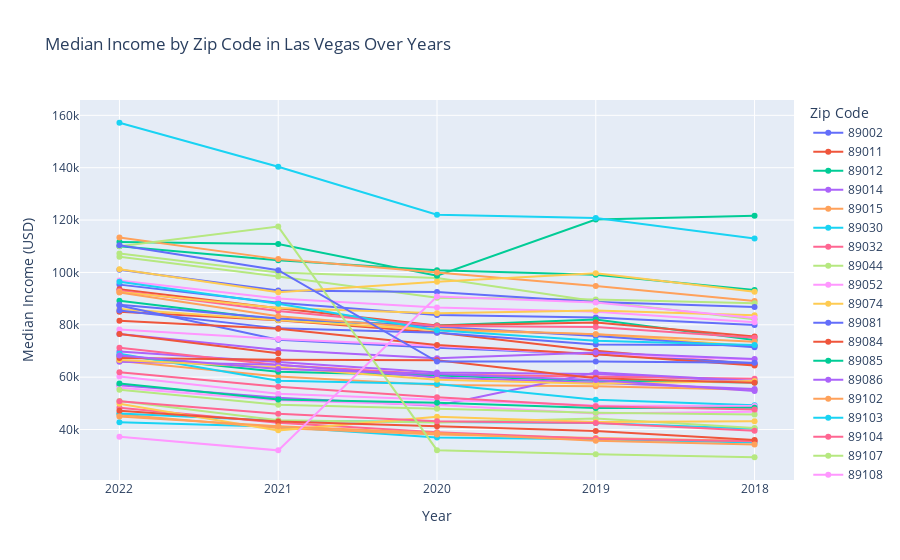

The notebook cell saved with this chart:
### Code cell
latest_long_df = pd.melt(latest_data, id_vars=['Zip Code'], var_name='Year', value_name='Median Income')

latest_long_df['Year'] = latest_long_df['Year'].str.extract('(\d{4})')

latest_long_df['Median Income'] = pd.to_numeric(latest_long_df['Median Income'].str.replace(',', ''), errors='coerce')

fig_latest = px.line(latest_long_df, x='Year', y='Median Income', color='Zip Code',
                     title='Median Income by Zip Code in Las Vegas Over Years',
                     labels={'Median Income': 'Median Income (USD)', 'Year': 'Year'},
                     markers=True)

fig_latest.update_layout(xaxis_title='Year',
                         yaxis_title='Median Income (USD)',
                         legend_title='Zip Code')

fig_latest.show()

### Figure 1 — Plotly figure (JSON) as saved in the notebook; plotly's stock layout.template omitted (floating-point values rounded to 4 significant figures)
{"data": [{"hovertemplate": "Zip Code=89002<br>Year=%{x}<br>Median Income (USD)=%{y}<extra></extra>", "legendgroup": "89002", "line": {"color": "#636efa", "dash": "solid"}, "marker": {"symbol": "circle"}, "mode": "markers+lines", "name": "89002", "orientation": "v", "showlegend": true, "type": "scatter", "x": ["2022", "2021", "2020", "2019", "2018"], "xaxis": "x", "y": [95346, 88425, 83700, 82778, 79966], "yaxis": "y"}, {"hovertemplate": "Zip Code=89011<br>Year=%{x}<br>Median Income (USD)=%{y}<extra></extra>", "legendgroup": "89011", "line": {"color": "#EF553B", "dash": "solid"}, "marker": {"symbol": "circle"}, "mode": "markers+lines", "name": "89011", "orientation": "v", "showlegend": true, "type": "scatter", "x": ["2022", "2021", "2020", "2019", "2018"], "xaxis": "x", "y": [85009, 81736, 77100, 70129, 64981], "yaxis": "y"}, {"hovertemplate": "Zip Code=89012<br>Year=%{x}<br>Median Income (USD)=%{y}<extra></extra>", "legendgroup": "89012", "line": {"color": "#00cc96", "dash": "solid"}, "marker": {"symbol": "circle"}, "mode": "markers+lines", "name": "89012", "orientation": "v", "showlegend": true, "type": "scatter", "x": ["2022", "2021", "2020", "2019", "2018"], "xaxis": "x", "y": [89177, 81896, 79727, 81992, 74170], "yaxis": "y"}, {"hovertemplate": "Zip Code=89014<br>Year=%{x}<br>Median Income (USD)=%{y}<extra></extra>", "legendgroup": "89014", "line": {"color": "#ab63fa", "dash": "solid"}, "marker": {"symbol": "circle"}, "mode": "markers+lines", "name": "89014", "orientation": "v", "showlegend": true, "type": "scatter", "x": ["2022", "2021", "2020", "2019", "2018"], "xaxis": "x", "y": [69848, 65719, 61752, 61194, 58369], "yaxis": "y"}, {"hovertemplate": "Zip Code=89015<br>Year=%{x}<br>Median Income (USD)=%{y}<extra></extra>", "legendgroup": "89015", "line": {"color": "#FFA15A", "dash": "solid"}, "marker": {"symbol": "circle"}, "mode": "markers+lines", "name": "89015", "orientation": "v", "showlegend": true, "type": "scatter", "x": ["2022", "2021", "2020", "2019", "2018"], "xaxis": "x", "y": [66195, 60301, 57049, 56569, 55164], "yaxis": "y"}, {"hovertemplate": "Zip Code=89030<br>Year=%{x}<br>Median Income (USD)=%{y}<extra></extra>", "legendgroup": "89030", "line": {"color": "#19d3f3", "dash": "solid"}, "marker": {"symbol": "circle"}, "mode": "markers+lines", "name": "89030", "orientation": "v", "showlegend": true, "type": "scatter", "x": ["2022", "2021", "2020", "2019", "2018"], "xaxis": "x", "y": [42794, 41049, 36993, 36275, 35028], "yaxis": "y"}, {"hovertemplate": "Zip Code=89032<br>Year=%{x}<br>Median Income (USD)=%{y}<extra></extra>", "legendgroup": "89032", "line": {"color": "#FF6692", "dash": "solid"}, "marker": {"symbol": "circle"}, "mode": "markers+lines", "name": "89032", "orientation": "v", "showlegend": true, "type": "scatter", "x": ["2022", "2021", "2020", "2019", "2018"], "xaxis": "x", "y": [71262, 64659, 60995, 60294, 59427], "yaxis": "y"}, {"hovertemplate": "Zip Code=89044<br>Year=%{x}<br>Median Income (USD)=%{y}<extra></extra>", "legendgroup": "89044", "line": {"color": "#B6E880", "dash": "solid"}, "marker": {"symbol": "circle"}, "mode": "markers+lines", "name": "89044", "orientation": "v", "showlegend": true, "type": "scatter", "x": ["2022", "2021", "2020", "2019", "2018"], "xaxis": "x", "y": [107255, 99987, 97917, 89012, 82144], "yaxis": "y"}, {"hovertemplate": "Zip Code=89052<br>Year=%{x}<br>Median Income (USD)=%{y}<extra></extra>", "legendgroup": "89052", "line": {"color": "#FF97FF", "dash": "solid"}, "marker": {"symbol": "circle"}, "mode": "markers+lines", "name": "89052", "orientation": "v", "showlegend": true, "type": "scatter", "x": ["2022", "2021", "2020", "2019", "2018"], "xaxis": "x", "y": [96944, 90064, 86589, 85021, 80984], "yaxis": "y"}, {"hovertemplate": "Zip Code=89074<br>Year=%{x}<br>Median Income (USD)=%{y}<extra></extra>", "legendgroup": "89074", "line": {"color": "#FECB52", "dash": "solid"}, "marker": {"symbol": "circle"}, "mode": "markers+lines", "name": "89074", "orientation": "v", "showlegend": true, "type": "scatter", "x": ["2022", "2021", "2020", "2019", "2018"], "xaxis": "x", "y": [86015, 81799, 77935, 76422, 71805], "yaxis": "y"}, {"hovertemplate": "Zip Code=89081<br>Year=%{x}<br>Median Income (USD)=%{y}<extra></extra>", "legendgroup": "89081", "line": {"color": "#636efa", "dash": "solid"}, "marker": {"symbol": "circle"}, "mode": "markers+lines", "name": "89081", "orientation": "v", "showlegend": true, "type": "scatter", "x": ["2022", "2021", "2020", "2019", "2018"], "xaxis": "x", "y": [87378, 74297, 71206, 68787, 65322], "yaxis": "y"}, {"hovertemplate": "Zip Code=89084<br>Year=%{x}<br>Median Income (USD)=%{y}<extra></extra>", "legendgroup": "89084", "line": {"color": "#EF553B", "dash": "solid"}, "marker": {"symbol": "circle"}, "mode": "markers+lines", "name": "89084", "orientation": "v", "showlegend": true, "type": "scatter", "x": ["2022", "2021", "2020", "2019", "2018"], "xaxis": "x", "y": [93575, 86311, 79766, 80921, 75571], "yaxis": "y"}, {"hovertemplate": "Zip Code=89085<br>Year=%{x}<br>Median Income (USD)=%{y}<extra></extra>", "legendgroup": "89085", "line": {"color": "#00cc96", "dash": "solid"}, "marker": {"symbol": "circle"}, "mode": "markers+lines", "name": "89085", "orientation": "v", "showlegend": true, "type": "scatter", "x": ["2022", "2021", "2020", "2019", "2018"], "xaxis": "x", "y": [111577, 110863, 98713, 120194, 121609], "yaxis": "y"}, {"hovertemplate": "Zip Code=89086<br>Year=%{x}<br>Median Income (USD)=%{y}<extra></extra>", "legendgroup": "89086", "line": {"color": "#ab63fa", "dash": "solid"}, "marker": {"symbol": "circle"}, "mode": "markers+lines", "name": "89086", "orientation": "v", "showlegend": true, "type": "scatter", "x": ["2022", "2021", "2020", "2019", "2018"], "xaxis": "x", "y": [56927, 52103, 49046, 61741, 58577], "yaxis": "y"}, {"hovertemplate": "Zip Code=89102<br>Year=%{x}<br>Median Income (USD)=%{y}<extra></extra>", "legendgroup": "89102", "line": {"color": "#FFA15A", "dash": "solid"}, "marker": {"symbol": "circle"}, "mode": "markers+lines", "name": "89102", "orientation": "v", "showlegend": true, "type": "scatter", "x": ["2022", "2021", "2020", "2019", "2018"], "xaxis": "x", "y": [45724, 40565, 38122, 36729, 35627], "yaxis": "y"}, {"hovertemplate": "Zip Code=89103<br>Year=%{x}<br>Median Income (USD)=%{y}<extra></extra>", "legendgroup": "89103", "line": {"color": "#19d3f3", "dash": "solid"}, "marker": {"symbol": "circle"}, "mode": "markers+lines", "name": "89103", "orientation": "v", "showlegend": true, "type": "scatter", "x": ["2022", "2021", "2020", "2019", "2018"], "xaxis": "x", "y": [46139, 43401, 42833, 42537, 40261], "yaxis": "y"}, {"hovertemplate": "Zip Code=89104<br>Year=%{x}<br>Median Income (USD)=%{y}<extra></extra>", "legendgroup": "89104", "line": {"color": "#FF6692", "dash": "solid"}, "marker": {"symbol": "circle"}, "mode": "markers+lines", "name": "89104", "orientation": "v", "showlegend": true, "type": "scatter", "x": ["2022", "2021", "2020", "2019", "2018"], "xaxis": "x", "y": [48355, 42583, 38939, 36448, 35484], "yaxis": "y"}, {"hovertemplate": "Zip Code=89107<br>Year=%{x}<br>Median Income (USD)=%{y}<extra></extra>", "legendgroup": "89107", "line": {"color": "#B6E880", "dash": "solid"}, "marker": {"symbol": "circle"}, "mode": "markers+lines", "name": "89107", "orientation": "v", "showlegend": true, "type": "scatter", "x": ["2022", "2021", "2020", "2019", "2018"], "xaxis": "x", "y": [50876, 43569, 42728, 44234, 40605], "yaxis": "y"}, {"hovertemplate": "Zip Code=89108<br>Year=%{x}<br>Median Income (USD)=%{y}<extra></extra>", "legendgroup": "89108", "line": {"color": "#FF97FF", "dash": "solid"}, "marker": {"symbol": "circle"}, "mode": "markers+lines", "name": "89108", "orientation": "v", "showlegend": true, "type": "scatter", "x": ["2022", "2021", "2020", "2019", "2018"], "xaxis": "x", "y": [55935, 51161, 49351, 46165, 46759], "yaxis": "y"}, {"hovertemplate": "Zip Code=89109<br>Year=%{x}<br>Median Income (USD)=%{y}<extra></extra>", "legendgroup": "89109", "line": {"color": "#FECB52", "dash": "solid"}, "marker": {"symbol": "circle"}, "mode": "markers+lines", "name": "89109", "orientation": "v", "showlegend": true, "type": "scatter", "x": ["2022", "2021", "2020", "2019", "2018"], "xaxis": "x", "y": [49818, 39680, 44890, 42837, 43206], "yaxis": "y"}, {"hovertemplate": "Zip Code=89113<br>Year=%{x}<br>Median Income (USD)=%{y}<extra></extra>", "legendgroup": "89113", "line": {"color": "#636efa", "dash": "solid"}, "marker": {"symbol": "circle"}, "mode": "markers+lines", "name": "89113", "orientation": "v", "showlegend": true, "type": "scatter", "x": ["2022", "2021", "2020", "2019", "2018"], "xaxis": "x", "y": [85504, 78636, 76961, 72479, 72212], "yaxis": "y"}, {"hovertemplate": "Zip Code=89115<br>Year=%{x}<br>Median Income (USD)=%{y}<extra></extra>", "legendgroup": "89115", "line": {"color": "#EF553B", "dash": "solid"}, "marker": {"symbol": "circle"}, "mode": "markers+lines", "name": "89115", "orientation": "v", "showlegend": true, "type": "scatter", "x": ["2022", "2021", "2020", "2019", "2018"], "xaxis": "x", "y": [47189, 43114, 41268, 39412, 36050], "yaxis": "y"}, {"hovertemplate": "Zip Code=89117<br>Year=%{x}<br>Median Income (USD)=%{y}<extra></extra>", "legendgroup": "89117", "line": {"color": "#00cc96", "dash": "solid"}, "marker": {"symbol": "circle"}, "mode": "markers+lines", "name": "89117", "orientation": "v", "showlegend": true, "type": "scatter", "x": ["2022", "2021", "2020", "2019", "2018"], "xaxis": "x", "y": [68206, 62059, 60637, 58608, 57954], "yaxis": "y"}, {"hovertemplate": "Zip Code=89118<br>Year=%{x}<br>Median Income (USD)=%{y}<extra></extra>", "legendgroup": "89118", "line": {"color": "#ab63fa", "dash": "solid"}, "marker": {"symbol": "circle"}, "mode": "markers+lines", "name": "89118", "orientation": "v", "showlegend": true, "type": "scatter", "x": ["2022", "2021", "2020", "2019", "2018"], "xaxis": "x", "y": [65929, 64779, 59911, 57859, 55444], "yaxis": "y"}, {"hovertemplate": "Zip Code=89119<br>Year=%{x}<br>Median Income (USD)=%{y}<extra></extra>", "legendgroup": "89119", "line": {"color": "#FFA15A", "dash": "solid"}, "marker": {"symbol": "circle"}, "mode": "markers+lines", "name": "89119", "orientation": "v", "showlegend": true, "type": "scatter", "x": ["2022", "2021", "2020", "2019", "2018"], "xaxis": "x", "y": [44939, 41298, 38659, 35705, 34312], "yaxis": "y"}, {"hovertemplate": "Zip Code=89120<br>Year=%{x}<br>Median Income (USD)=%{y}<extra></extra>", "legendgroup": "89120", "line": {"color": "#19d3f3", "dash": "solid"}, "marker": {"symbol": "circle"}, "mode": "markers+lines", "name": "89120", "orientation": "v", "showlegend": true, "type": "scatter", "x": ["2022", "2021", "2020", "2019", "2018"], "xaxis": "x", "y": [68934, 58675, 57365, 51347, 49267], "yaxis": "y"}, {"hovertemplate": "Zip Code=89121<br>Year=%{x}<br>Median Income (USD)=%{y}<extra></extra>", "legendgroup": "89121", "line": {"color": "#FF6692", "dash": "solid"}, "marker": {"symbol": "circle"}, "mode": "markers+lines", "name": "89121", "orientation": "v", "showlegend": true, "type": "scatter", "x": ["2022", "2021", "2020", "2019", "2018"], "xaxis": "x", "y": [50757, 46004, 43160, 42530, 39528], "yaxis": "y"}, {"hovertemplate": "Zip Code=89122<br>Year=%{x}<br>Median Income (USD)=%{y}<extra></extra>", "legendgroup": "89122", "line": {"color": "#B6E880", "dash": "solid"}, "marker": {"symbol": "circle"}, "mode": "markers+lines", "name": "89122", "orientation": "v", "showlegend": true, "type": "scatter", "x": ["2022", "2021", "2020", "2019", "2018"], "xaxis": "x", "y": [55216, 49463, 47950, 46448, 45708], "yaxis": "y"}, {"hovertemplate": "Zip Code=89123<br>Year=%{x}<br>Median Income (USD)=%{y}<extra></extra>", "legendgroup": "89123", "line": {"color": "#FF97FF", "dash": "solid"}, "marker": {"symbol": "circle"}, "mode": "markers+lines", "name": "89123", "orientation": "v", "showlegend": true, "type": "scatter", "x": ["2022", "2021", "2020", "2019", "2018"], "xaxis": "x", "y": [78195, 74538, 71905, 68691, 66710], "yaxis": "y"}, {"hovertemplate": "Zip Code=89128<br>Year=%{x}<br>Median Income (USD)=%{y}<extra></extra>", "legendgroup": "89128", "line": {"color": "#FECB52", "dash": "solid"}, "marker": {"symbol": "circle"}, "mode": "markers+lines", "name": "89128", "orientation": "v", "showlegend": true, "type": "scatter", "x": ["2022", "2021", "2020", "2019", "2018"], "xaxis": "x", "y": [66534, 63657, 59045, 57456, 58575], "yaxis": "y"}, {"hovertemplate": "Zip Code=89129<br>Year=%{x}<br>Median Income (USD)=%{y}<extra></extra>", "legendgroup": "89129", "line": {"color": "#636efa", "dash": "solid"}, "marker": {"symbol": "circle"}, "mode": "markers+lines", "name": "89129", "orientation": "v", "showlegend": true, "type": "scatter", "x": ["2022", "2021", "2020", "2019", "2018"], "xaxis": "x", "y": [87620, 82439, 79275, 75719, 71464], "yaxis": "y"}, {"hovertemplate": "Zip Code=89130<br>Year=%{x}<br>Median Income (USD)=%{y}<extra></extra>", "legendgroup": "89130", "line": {"color": "#EF553B", "dash": "solid"}, "marker": {"symbol": "circle"}, "mode": "markers+lines", "name": "89130", "orientation": "v", "showlegend": true, "type": "scatter", "x": ["2022", "2021", "2020", "2019", "2018"], "xaxis": "x", "y": [81584, 78518, 72308, 68764, 64480], "yaxis": "y"}, {"hovertemplate": "Zip Code=89131<br>Year=%{x}<br>Median Income (USD)=%{y}<extra></extra>", "legendgroup": "89131", "line": {"color": "#00cc96", "dash": "solid"}, "marker": {"symbol": "circle"}, "mode": "markers+lines", "name": "89131", "orientation": "v", "showlegend": true, "type": "scatter", "x": ["2022", "2021", "2020", "2019", "2018"], "xaxis": "x", "y": [109956, 104688, 100838, 99145, 93337], "yaxis": "y"}, {"hovertemplate": "Zip Code=89134<br>Year=%{x}<br>Median Income (USD)=%{y}<extra></extra>", "legendgroup": "89134", "line": {"color": "#ab63fa", "dash": "solid"}, "marker": {"symbol": "circle"}, "mode": "markers+lines", "name": "89134", "orientation": "v", "showlegend": true, "type": "scatter", "x": ["2022", "2021", "2020", "2019", "2018"], "xaxis": "x", "y": [76500, 70335, 67184, 69461, 66904], "yaxis": "y"}, {"hovertemplate": "Zip Code=89135<br>Year=%{x}<br>Median Income (USD)=%{y}<extra></extra>", "legendgroup": "89135", "line": {"color": "#FFA15A", "dash": "solid"}, "marker": {"symbol": "circle"}, "mode": "markers+lines", "name": "89135", "orientation": "v", "showlegend": true, "type": "scatter", "x": ["2022", "2021", "2020", "2019", "2018"], "xaxis": "x", "y": [113377, 105087, 100022, 94821, 89046], "yaxis": "y"}, {"hovertemplate": "Zip Code=89138<br>Year=%{x}<br>Median Income (USD)=%{y}<extra></extra>", "legendgroup": "89138", "line": {"color": "#19d3f3", "dash": "solid"}, "marker": {"symbol": "circle"}, "mode": "markers+lines", "name": "89138", "orientation": "v", "showlegend": true, "type": "scatter", "x": ["2022", "2021", "2020", "2019", "2018"], "xaxis": "x", "y": [157170, 140362, 122054, 120759, 112972], "yaxis": "y"}, {"hovertemplate": "Zip Code=89139<br>Year=%{x}<br>Median Income (USD)=%{y}<extra></extra>", "legendgroup": "89139", "line": {"color": "#FF6692", "dash": "solid"}, "marker": {"symbol": "circle"}, "mode": "markers+lines", "name": "89139", "orientation": "v", "showlegend": true, "type": "scatter", "x": ["2022", "2021", "2020", "2019", "2018"], "xaxis": "x", "y": [93003, 85248, 79496, 79197, 75022], "yaxis": "y"}, {"hovertemplate": "Zip Code=89141<br>Year=%{x}<br>Median Income (USD)=%{y}<extra></extra>", "legendgroup": "89141", "line": {"color": "#B6E880", "dash": "solid"}, "marker": {"symbol": "circle"}, "mode": "markers+lines", "name": "89141", "orientation": "v", "showlegend": true, "type": "scatter", "x": ["2022", "2021", "2020", "2019", "2018"], "xaxis": "x", "y": [105993, 98454, 90342, 89649, 88242], "yaxis": "y"}, {"hovertemplate": "Zip Code=89142<br>Year=%{x}<br>Median Income (USD)=%{y}<extra></extra>", "legendgroup": "89142", "line": {"color": "#FF97FF", "dash": "solid"}, "marker": {"symbol": "circle"}, "mode": "markers+lines", "name": "89142", "orientation": "v", "showlegend": true, "type": "scatter", "x": ["2022", "2021", "2020", "2019", "2018"], "xaxis": "x", "y": [60245, 53658, 51388, 49180, 48994], "yaxis": "y"}, {"hovertemplate": "Zip Code=89143<br>Year=%{x}<br>Median Income (USD)=%{y}<extra></extra>", "legendgroup": "89143", "line": {"color": "#FECB52", "dash": "solid"}, "marker": {"symbol": "circle"}, "mode": "markers+lines", "name": "89143", "orientation": "v", "showlegend": true, "type": "scatter", "x": ["2022", "2021", "2020", "2019", "2018"], "xaxis": "x", "y": [92575, 86393, 84385, 85455, 83650], "yaxis": "y"}, {"hovertemplate": "Zip Code=89144<br>Year=%{x}<br>Median Income (USD)=%{y}<extra></extra>", "legendgroup": "89144", "line": {"color": "#636efa", "dash": "solid"}, "marker": {"symbol": "circle"}, "mode": "markers+lines", "name": "89144", "orientation": "v", "showlegend": true, "type": "scatter", "x": ["2022", "2021", "2020", "2019", "2018"], "xaxis": "x", "y": [101000, 93078, 92526, 88750, 86780], "yaxis": "y"}, {"hovertemplate": "Zip Code=89145<br>Year=%{x}<br>Median Income (USD)=%{y}<extra></extra>", "legendgroup": "89145", "line": {"color": "#EF553B", "dash": "solid"}, "marker": {"symbol": "circle"}, "mode": "markers+lines", "name": "89145", "orientation": "v", "showlegend": true, "type": "scatter", "x": ["2022", "2021", "2020", "2019", "2018"], "xaxis": "x", "y": [67308, 66612, 66431, 59549, 57822], "yaxis": "y"}, {"hovertemplate": "Zip Code=89146<br>Year=%{x}<br>Median Income (USD)=%{y}<extra></extra>", "legendgroup": "89146", "line": {"color": "#00cc96", "dash": "solid"}, "marker": {"symbol": "circle"}, "mode": "markers+lines", "name": "89146", "orientation": "v", "showlegend": true, "type": "scatter", "x": ["2022", "2021", "2020", "2019", "2018"], "xaxis": "x", "y": [57581, 51438, 50259, 48210, 48291], "yaxis": "y"}, {"hovertemplate": "Zip Code=89147<br>Year=%{x}<br>Median Income (USD)=%{y}<extra></extra>", "legendgroup": "89147", "line": {"color": "#ab63fa", "dash": "solid"}, "marker": {"symbol": "circle"}, "mode": "markers+lines", "name": "89147", "orientation": "v", "showlegend": true, "type": "scatter", "x": ["2022", "2021", "2020", "2019", "2018"], "xaxis": "x", "y": [68251, 63086, 61186, 58964, 54722], "yaxis": "y"}, {"hovertemplate": "Zip Code=89148<br>Year=%{x}<br>Median Income (USD)=%{y}<extra></extra>", "legendgroup": "89148", "line": {"color": "#FFA15A", "dash": "solid"}, "marker": {"symbol": "circle"}, "mode": "markers+lines", "name": "89148", "orientation": "v", "showlegend": true, "type": "scatter", "x": ["2022", "2021", "2020", "2019", "2018"], "xaxis": "x", "y": [92362, 83224, 78352, 76359, 73486], "yaxis": "y"}, {"hovertemplate": "Zip Code=89149<br>Year=%{x}<br>Median Income (USD)=%{y}<extra></extra>", "legendgroup": "89149", "line": {"color": "#19d3f3", "dash": "solid"}, "marker": {"symbol": "circle"}, "mode": "markers+lines", "name": "89149", "orientation": "v", "showlegend": true, "type": "scatter", "x": ["2022", "2021", "2020", "2019", "2018"], "xaxis": "x", "y": [96454, 88059, 77957, 73883, 72318], "yaxis": "y"}, {"hovertemplate": "Zip Code=89156<br>Year=%{x}<br>Median Income (USD)=%{y}<extra></extra>", "legendgroup": "89156", "line": {"color": "#FF6692", "dash": "solid"}, "marker": {"symbol": "circle"}, "mode": "markers+lines", "name": "89156", "orientation": "v", "showlegend": true, "type": "scatter", "x": ["2022", "2021", "2020", "2019", "2018"], "xaxis": "x", "y": [61856, 56315, 52323, 48920, 47641], "yaxis": "y"}, {"hovertemplate": "Zip Code=89158<br>Year=%{x}<br>Median Income (USD)=%{y}<extra></extra>", "legendgroup": "89158", "line": {"color": "#B6E880", "dash": "solid"}, "marker": {"symbol": "circle"}, "mode": "markers+lines", "name": "89158", "orientation": "v", "showlegend": true, "type": "scatter", "x": ["2022", "2021", "2020", "2019", "2018"], "xaxis": "x", "y": [110039, 117500, 32114, 30581, 29414], "yaxis": "y"}, {"hovertemplate": "Zip Code=89169<br>Year=%{x}<br>Median Income (USD)=%{y}<extra></extra>", "legendgroup": "89169", "line": {"color": "#FF97FF", "dash": "solid"}, "marker": {"symbol": "circle"}, "mode": "markers+lines", "name": "89169", "orientation": "v", "showlegend": true, "type": "scatter", "x": ["2022", "2021", "2020", "2019", "2018"], "xaxis": "x", "y": [37200, 32050, 90801, 88517, 82554], "yaxis": "y"}, {"hovertemplate": "Zip Code=89178<br>Year=%{x}<br>Median Income (USD)=%{y}<extra></extra>", "legendgroup": "89178", "line": {"color": "#FECB52", "dash": "solid"}, "marker": {"symbol": "circle"}, "mode": "markers+lines", "name": "89178", "orientation": "v", "showlegend": true, "type": "scatter", "x": ["2022", "2021", "2020", "2019", "2018"], "xaxis": "x", "y": [101256, 92471, 96460, 99662, 92634], "yaxis": "y"}, {"hovertemplate": "Zip Code=89179<br>Year=%{x}<br>Median Income (USD)=%{y}<extra></extra>", "legendgroup": "89179", "line": {"color": "#636efa", "dash": "solid"}, "marker": {"symbol": "circle"}, "mode": "markers+lines", "name": "89179", "orientation": "v", "showlegend": true, "type": "scatter", "x": ["2022", "2021", "2020", "2019", "2018"], "xaxis": "x", "y": [110356, 100840, 65943, 65988, 65491], "yaxis": "y"}, {"hovertemplate": "Zip Code=89183<br>Year=%{x}<br>Median Income (USD)=%{y}<extra></extra>", "legendgroup": "89183", "line": {"color": "#EF553B", "dash": "solid"}, "marker": {"symbol": "circle"}, "mode": "markers+lines", "name": "89183", "orientation": "v", "showlegend": true, "type": "scatter", "x": ["2022", "2021", "2020", "2019", "2018"], "xaxis": "x", "y": [76488, 69125, null, null, null], "yaxis": "y"}], "layout": {"legend": {"title": {"text": "Zip Code"}, "tracegroupgap": 0}, "title": {"text": "Median Income by Zip Code in Las Vegas Over Years"}, "xaxis": {"anchor": "y", "domain": [0, 1], "title": {"text": "Year"}}, "yaxis": {"anchor": "x", "domain": [0, 1], "title": {"text": "Median Income (USD)"}}}}
